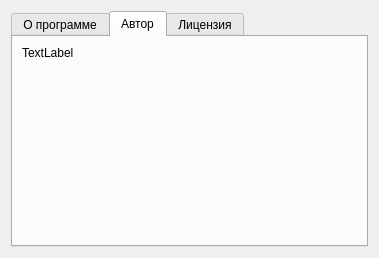
<?xml version="1.0" encoding="UTF-8"?>
<ui version="4.0">
 <class>AboutWindow</class>
 <widget class="QDialog" name="AboutWindow">
  <property name="geometry">
   <rect>
    <x>0</x>
    <y>0</y>
    <width>379</width>
    <height>258</height>
   </rect>
  </property>
  <property name="maximumSize">
   <size>
    <width>1000</width>
    <height>1000</height>
   </size>
  </property>
  <property name="windowTitle">
   <string>Dialog</string>
  </property>
  <layout class="QHBoxLayout" name="horizontalLayout">
   <item>
    <widget class="QTabWidget" name="tabWidget">
     <property name="currentIndex">
      <number>1</number>
     </property>
     <widget class="QWidget" name="tab">
      <attribute name="title">
       <string>О программе</string>
      </attribute>
      <layout class="QHBoxLayout" name="horizontalLayout_2">
       <item>
        <widget class="QLabel" name="about">
         <property name="text">
          <string>TextLabel</string>
         </property>
         <property name="alignment">
          <set>Qt::AlignJustify|Qt::AlignTop</set>
         </property>
        </widget>
       </item>
      </layout>
     </widget>
     <widget class="QWidget" name="tab_2">
      <attribute name="title">
       <string>Автор</string>
      </attribute>
      <layout class="QHBoxLayout" name="horizontalLayout_3">
       <item>
        <widget class="QLabel" name="author">
         <property name="text">
          <string>TextLabel</string>
         </property>
         <property name="alignment">
          <set>Qt::AlignJustify|Qt::AlignTop</set>
         </property>
        </widget>
       </item>
      </layout>
     </widget>
     <widget class="QWidget" name="tab_3">
      <attribute name="title">
       <string>Лицензия</string>
      </attribute>
      <layout class="QVBoxLayout" name="verticalLayout">
       <item>
        <widget class="QTextBrowser" name="license"/>
       </item>
      </layout>
     </widget>
    </widget>
   </item>
  </layout>
 </widget>
 <resources/>
 <connections/>
</ui>
